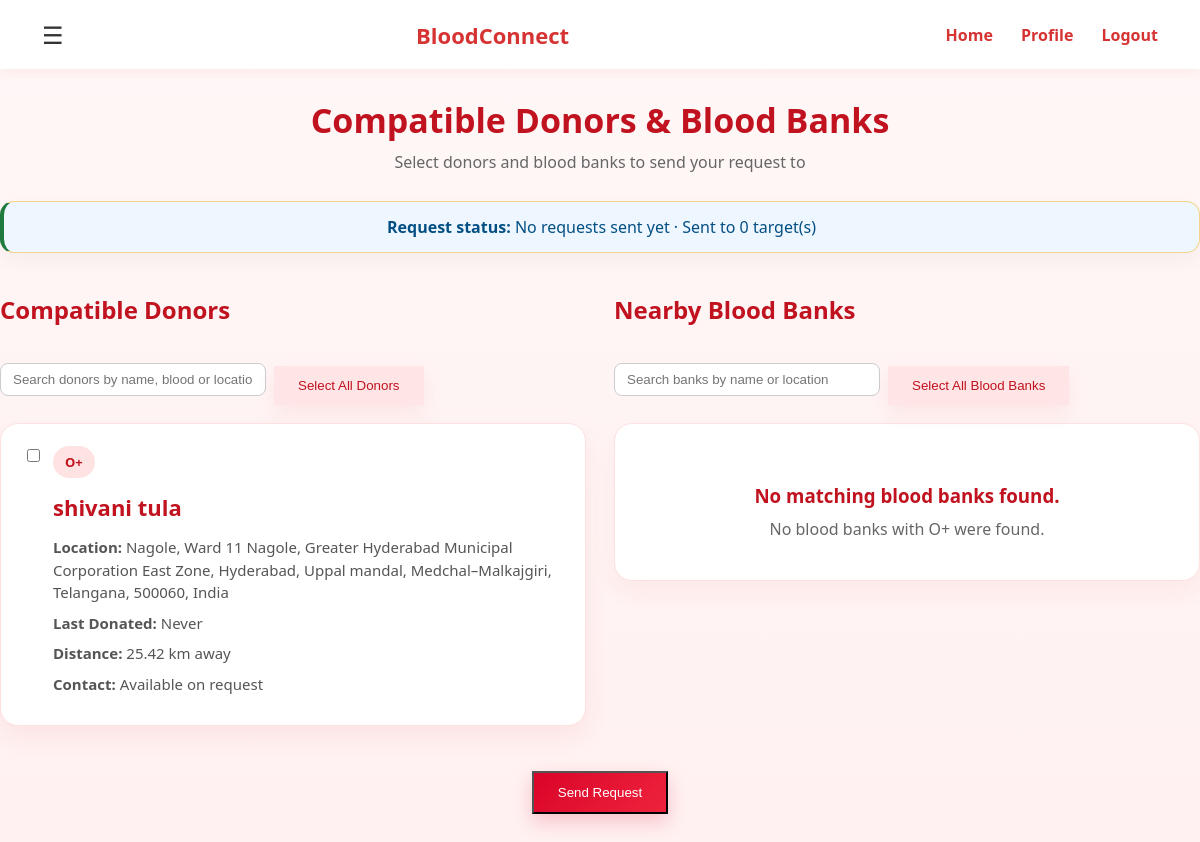
The page /results/4 (signed in) on the database as committed earlier.
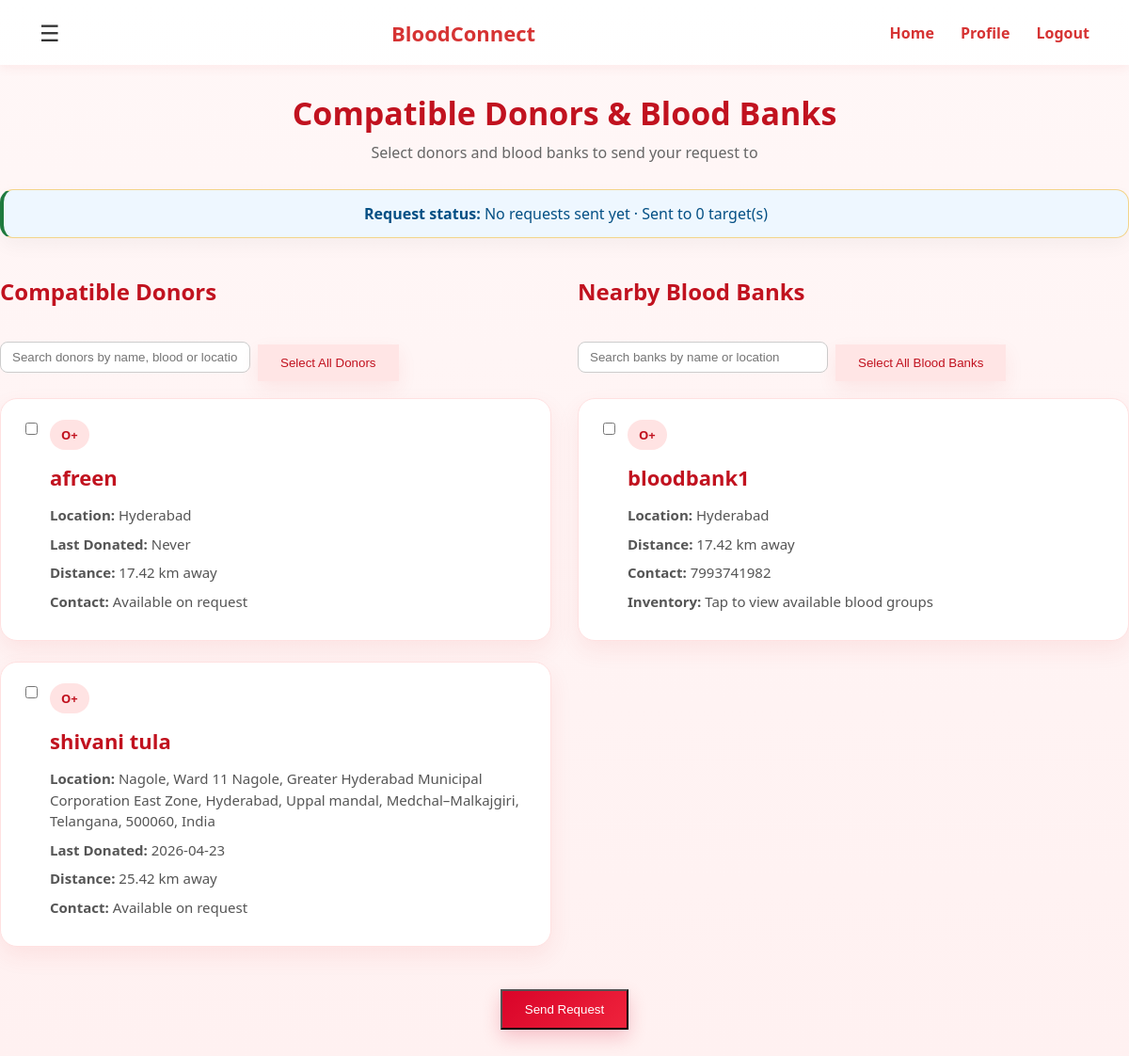
The same page on the database as committed later.
### tables this page shows
CREATE TABLE users(
        id INTEGER PRIMARY KEY AUTOINCREMENT,
        name TEXT NOT NULL,
        email TEXT UNIQUE NOT NULL,
        password TEXT NOT NULL,
        phone TEXT,
        age INTEGER,
        weight REAL,
        blood TEXT,
        location TEXT,
        latitude REAL,
        longitude REAL,
        last_donated TEXT,
        is_donor INTEGER DEFAULT 0,
        is_available INTEGER DEFAULT 1
    , referral_code TEXT, role TEXT DEFAULT 'donor', is_admin INTEGER DEFAULT 0);

CREATE TABLE requests(
        id INTEGER PRIMARY KEY AUTOINCREMENT,
        patient_name TEXT,
        gender TEXT,
        age INTEGER,
        blood TEXT,
        units_required INTEGER,
        hospital TEXT,
        contact_number TEXT,
        location TEXT,
        latitude REAL,
        longitude REAL,
        requester_id INTEGER,
        is_emergency INTEGER DEFAULT 0
    , status TEXT DEFAULT 'open');

CREATE TABLE blood_banks(
        id INTEGER PRIMARY KEY AUTOINCREMENT,
        name TEXT,
        blood_groups_available TEXT,
        phone TEXT,
        location TEXT,
        latitude REAL,
        longitude REAL
    , email TEXT, password TEXT);

### app.py (the view)
@app.route('/results/<int:request_id>')
@login_required
def show_results(request_id):
    req = get_request_by_id(request_id)
    if not req or req[11] != session['user']['id']:
        return "Request not found", 404
    compatible_blood_groups = compat.get(req[4], [req[4]])
    donors = get_compatible_donors()
    request_notifications = get_notifications_by_request(request_id)
    requested_donor_ids = {note[1] for note in request_notifications}
    donor_list = []
    for donor in donors:
        if donor[0] == session['user']['id']:
            continue
        donor_blood = donor[7]
        if req[12] or donor_blood in compatible_blood_groups:  # For emergency, show all donors
            distance = None
            if req[9] and req[10] and donor[9] and donor[10]:
                distance = haversine(req[9], req[10], donor[9], donor[10])
            donor_list.append({
                'id': donor[0],
                'name': donor[1],
                'blood': donor[7],
                'phone': donor[4],
                'location': donor[8],
                'last_donated': donor[11] or 'Never',
                'latitude': donor[9],
                'longitude': donor[10],
                'distance': distance,
                'already_requested': donor[0] in requested_donor_ids
            })
    donor_list.sort(key=lambda x: x['distance'] if x['distance'] is not None else float('inf'))
    request_banks = get_blood_banks_for_request(request_id)
    requested_bank_ids = {bank[0] for bank in request_banks}
    blood_banks = get_all_blood_banks()
    bank_list = []
    for bank in blood_banks:
        if req[12] or req[4] in bank[2]:  # For emergency, show all banks
            distance = None
            if req[9] and req[10] and bank[5] is not None and bank[6] is not None:
                distance = haversine(req[9], req[10], bank[5], bank[6])
            bank_list.append({
                'id': bank[0],
                'name': bank[1],
                'blood_groups_available': bank[2],
                'phone': bank[3],
                'location': bank[4],
                'latitude': bank[5],
                'longitude': bank[6],
                'distance': distance,
                'already_requested': bank[0] in requested_bank_ids
            })
    bank_list.sort(key=lambda x: x['distance'] if x['distance'] is not None else float('inf'))
    request_notes = get_notifications_by_request(request_id)
    accepted_count = sum(1 for note in request_notes if note[3] == 'accepted')
    pending_count = sum(1 for note in request_notes if note[3] == 'pending')
    declined_count = sum(1 for note in request_notes if note[3] == 'declined')
    completed_count = sum(1 for note in request_notes if note[3] == 'completed')
    sent_to_count = len({note[1] for note in request_notes}) + len(get_blood_banks_for_request(request_id))
    if accepted_count:
        request_status = f"{accepted_count} accepted, {pending_count} pending"
    elif pending_count:
        request_status = "Waiting for donor responses"
    elif declined_count:
        request_status = "All donor responses declined"
    else:
        request_status = "No requests sent yet"
    return render_template('results.html',
        request_id=request_id,
        request_status=request_status,
        sent_to_count=sent_to_count,
        patient_name=req[1],
        patient_gender=req[2],
        patient_age=req[3],
        requested_blood=req[4],
        units_required=req[5],
        hospital=req[6],
        contact_number=req[7],
        request_location=req[8],
        donors=donor_list,
        blood_banks=bank_list,
        show_blood_banks="yes" if bank_list else "no",
        is_emergency=req[12]
    )

### app.py (called while the page is built)
@app.context_processor
def inject_user():
    return {'user': session.get('user')}

def login_required(view):
    @wraps(view)
    def wrapped_view(*args, **kwargs):
        if not session.get('user'):
            next_page = request.path
            if request.query_string:
                next_page += '?' + request.query_string.decode('utf-8')
            return redirect(f"/login?next={next_page}")
        return view(*args, **kwargs)
    return wrapped_view

def haversine(lat1, lon1, lat2, lon2):
    R = 6371  # km
    lat1, lon1, lat2, lon2 = map(float, [lat1, lon1, lat2, lon2])
    dlat = radians(lat2 - lat1)
    dlon = radians(lon2 - lon1)
    a = sin(dlat / 2) ** 2 + cos(radians(lat1)) * cos(radians(lat2)) * sin(dlon / 2) ** 2
    c = 2 * atan2(sqrt(a), sqrt(1 - a))
    return R * c

### database.py (called while the page is built)
def get_request_by_id(request_id):
    conn = sqlite3.connect(DB_NAME)
    cur = conn.cursor()
    cur.execute("SELECT * FROM requests WHERE id=?", (request_id,))
    request_row = cur.fetchone()
    conn.close()
    return request_row

def get_notifications_by_request(request_id):
    conn = sqlite3.connect(DB_NAME)
    cur = conn.cursor()
    cur.execute("SELECT * FROM notifications WHERE request_id=?", (request_id,))
    notifications = cur.fetchall()
    conn.close()
    return notifications

def get_blood_banks_for_request(request_id):
    conn = sqlite3.connect(DB_NAME)
    cur = conn.cursor()
    cur.execute('''
        SELECT b.id, b.name, b.phone, b.location, b.latitude, b.longitude, rb.status
        FROM blood_banks b
        JOIN request_blood_banks rb ON b.id = rb.bank_id
        WHERE rb.request_id=?
    ''', (request_id,))
    banks = cur.fetchall()
    conn.close()
    return banks

def get_compatible_donors():
    conn = sqlite3.connect(DB_NAME)
    cur = conn.cursor()
    cur.execute("SELECT * FROM users WHERE is_donor=1 AND is_available=1")
    donors = cur.fetchall()
    conn.close()
    return donors

def get_all_blood_banks():
    conn = sqlite3.connect(DB_NAME)
    cur = conn.cursor()
    cur.execute("SELECT * FROM blood_banks")
    banks = cur.fetchall()
    conn.close()
    return banks

### templates/results.html (shortened to what this page needs)
<!DOCTYPE html>
<html>
<head>
    <link rel="stylesheet" href="{{ url_for('static', filename='style.css') }}">
</head>
<body>
<div class="navbar">
    <div class="menu">☰</div>
    <div class="logo">BloodConnect</div>
    <div class="nav-links">
        {% if user %}
            <a href="/">Home</a>
            <a href="/profile">Profile</a>
            <a href="/logout">Logout</a>
        {% else %}
            <a href="/">Home</a>
            <a href="/login">Sign In</a>
            <a href="/signup">Sign Up</a>
        {% endif %}
    </div>
</div>
<div class="results-wrapper">
    <div class="results-header">
        <h2>Compatible Donors & Blood Banks</h2>
        <p>Select donors and blood banks to send your request to</p>
    </div>
    {% if request_status %}
    <div class="alert-message" style="background: #eef7ff; color: #034f84; border-left: 4px solid #1f7a3d; margin-bottom: 16px;">
        <strong>Request status:</strong> {{ request_status }}{% if sent_to_count is not none %} · Sent to {{ sent_to_count }} target(s){% endif %}
    </div>
    {% endif %}
    <form id="requestForm" method="POST" action="/send-request">
        <div class="split-results">
            <div class="results-column">
                <div class="section-header" style="display: flex; justify-content: space-between; align-items: center; flex-wrap: wrap; gap: 10px;">
                    <div>
                        <h3 class="section-title">Compatible Donors</h3>
                    </div>
                    <div style="display:flex; align-items:center; gap:8px;">
                        <input id="donorSearch" type="text" placeholder="Search donors by name, blood or location" oninput="filterDonors()" style="padding: 8px 12px; border: 1px solid #ccc; border-radius: 8px; min-width:240px;">
                        <button type="button" class="secondary-btn" onclick="selectAllDonors()">Select All Donors</button>
                    </div>
                </div>
                {% if donors %}
                <div class="donor-grid two-col-grid">
                    {% for donor in donors %}
                    <div class="donor-card" data-name="{{ donor.name|lower }}" data-blood="{{ donor.blood|lower }}" data-location="{{ donor.location|lower }}" data-requested="{{ 'true' if donor.already_requested else 'false' }}">
                        <div style="display: flex; align-items: flex-start; gap: 10px;">
                            <input type="checkbox" name="selected_donors" value="{{ donor.id }}" onchange="checkSelections()" {% if donor.already_requested %}checked{% endif %}>
                            <div style="flex: 1;" onclick="openDonorModal('{{ donor.name }}','{{ donor.blood }}','{{ donor.phone }}','{{ donor.location }}','{{ donor.last_donated }}')">
                                <span class="tag">{{ donor.blood }}</span>
                                <h3>{{ donor.name }}</h3>
                                <p><b>Location:</b> {{ donor.location }}</p>
                                <p><b>Last Donated:</b> {{ donor.last_donated }}</p>
                                {% if donor.distance is not none %}
                                    <p><b>Distance:</b> {{ "%.2f"|format(donor.distance) }} km away</p>
                                {% else %}
                                    <p><b>Distance:</b> Not available</p>
                                {% endif %}
                                <p><b>Contact:</b> Available on request</p>
                            </div>
                        </div>
                    </div>
                    {% endfor %}
                </div>
                {% else %}
                <div class="empty-state">
                    <h3>No matching donors found.</h3>
                    <p>Try checking nearby blood banks.</p>
                </div>
                {% endif %}
            </div>
            <div class="results-column">
                <div class="section-header" style="display: flex; justify-content: space-between; align-items: center; flex-wrap: wrap; gap: 10px;">
                    <div>
                        <h3 class="section-title">Nearby Blood Banks</h3>
                    </div>
                    <div style="display:flex; align-items:center; gap:8px;">
                        <input id="bankSearch" type="text" placeholder="Search banks by name or location" oninput="filterBanks()" style="padding: 8px 12px; border: 1px solid #ccc; border-radius: 8px; min-width:240px;">
                        <button type="button" class="secondary-btn" onclick="selectAllBanks()">Select All Blood Banks</button>
                    </div>
                </div>
                {% if blood_banks %}
                <div class="donor-grid two-col-grid">
                    {% for bank in blood_banks %}
                    <div class="donor-card" data-name="{{ bank.name|lower }}" data-location="{{ bank.location|lower }}" data-requested="{{ 'true' if bank.already_requested else 'false' }}">
                        <div style="display: flex; align-items: flex-start; gap: 10px;">
                            <input type="checkbox" name="selected_banks" value="{{ bank.id }}" onchange="checkSelections()" {% if bank.already_requested %}checked{% endif %}>
                            <div style="flex: 1;" data-name="{{ bank.name|e }}"
                                 data-phone="{{ bank.phone|e }}"
                                 data-location="{{ bank.location|e }}"
                                 data-distance="{{ bank.distance if bank.distance is not none else '' }}"
                                 data-inventory="{{ bank.blood_groups_available|e }}"
                                 onclick="openBloodBankModalFromCard(this)">
                                <span class="tag">{{ requested_blood }}</span>
                                <h3>{{ bank.name }}</h3>
                                <p><b>Location:</b> {{ bank.location }}</p>
                                {% if bank.distance is not none %}
                                    <p><b>Distance:</b> {{ "%.2f"|format(bank.distance) }} km away</p>
                                {% else %}
                                    <p><b>Distance:</b> Not available</p>
                                {% endif %}
                                <p><b>Contact:</b> {{ bank.phone }}</p>
                                <p><b>Inventory:</b> Tap to view available blood groups</p>
                            </div>
                        </div>
                    </div>
                    {% endfor %}
                </div>
                {% else %}
                <div class="empty-state">
                    <h3>No matching blood banks found.</h3>
                    <p>No blood banks with {{ requested_blood }} were found.</p>
                </div>
                {% endif %}
            </div>
        </div>
        <div style="text-align: center; margin: 30px 0;">
            <button type="submit" id="sendRequestBtn" class="primary-btn">Send Request</button>
        </div>
    </form>
</div>
</body>
</html>

### static/style.css (style rules this page uses)
body { margin: 0; font-family: 'Segoe UI', sans-serif; background: linear-gradient(to bottom, #fff7f7, #fff1f1); color: #333; }
.navbar { display: flex; justify-content: space-between; align-items: center; padding: 18px 42px; background: rgba(255, 255, 255, 0.95); box-shadow: 0 2px 12px rgba(214, 51, 51, 0.08); position: sticky; top: 0; z-index: 100; }
.logo { font-size: 22px; font-weight: 700; color: #d63333; }
.nav-links a { margin-left: 24px; text-decoration: none; color: #d63333; font-weight: 600; transition: 0.25s ease; }
.menu { font-size: 24px; cursor: pointer; color: #333; }
.primary-btn { background: linear-gradient(135deg, #d90429, #ef233c); color: white; box-shadow: 0 8px 20px rgba(217, 4, 41, 0.2); }
.secondary-btn { background: white; color: #d63333; border: 1px solid #f3b3b3; box-shadow: 0 8px 20px rgba(214, 51, 51, 0.08); }
.primary-btn { width:auto; margin-top:15px; padding: 12px 24px; }
.secondary-btn { width:auto; margin-top:12px; background:#ffe5e5 !important; color:#c1121f !important; border:none; padding: 12px 24px; }
.results-header { text-align: center; margin-bottom: 28px; }
.results-header h2 { color: #c1121f; font-size: 34px; margin-bottom: 8px; }
.results-header p { color: #666; font-size: 16px; margin: 0; }
.alert-message { background: linear-gradient(to right, #fff4d6, #fff8e8); color: #8a5a00; border: 1px solid #f3d48a; padding: 14px 18px; border-radius: 14px; margin-bottom: 24px; text-align: center; box-shadow: 0 8px 20px rgba(0,0,0,0.04); }
.donor-grid { display: grid; grid-template-columns: repeat(3, 1fr); gap: 22px; }
.donor-card { background: white; border-radius: 18px; padding: 22px; box-shadow: 0 10px 24px rgba(214, 51, 51, 0.08); border: 1px solid #ffe1e1; cursor: pointer; transition: all 0.3s ease; position: relative; }
.donor-card h3 { margin-top: 14px; margin-bottom: 14px; color: #c1121f; font-size: 22px; }
.donor-card p { margin: 8px 0; color: #555; line-height: 1.5; font-size: 15px; }
.tag { display: inline-block; background: #ffe3e3; color: #c1121f; padding: 7px 12px; border-radius: 999px; font-size: 13px; font-weight: 700; }
.split-results { display: grid; grid-template-columns: 1fr 1fr; gap: 28px; align-items: start; }
.results-column { background: transparent; }
.section-title { color: #c1121f; font-size: 24px; margin-bottom: 18px; text-align: center; }
.two-col-grid { grid-template-columns: 1fr; }
.section-header { display: flex; justify-content: space-between; align-items: flex-start; gap: 16px; margin-bottom: 18px; }

Rows that differ between the two databases and show on the page:
added users: blood "O+", name "afreen", location "Hyderabad", last_donated "Never", distance "17.42"
changed users "shivani tula": last_donated "Never" → "2026-04-23"
added blood_banks: {{ requested_blood }} "O+", name "bloodbank1", location "Hyderabad", distance "17.42", phone "7993741982"
shown differently, row unchanged: requests: blood "O+" → (not shown)
Other text that changed with them:
text no longer shown: "No matching blood banks found. No blood banks with were found."
